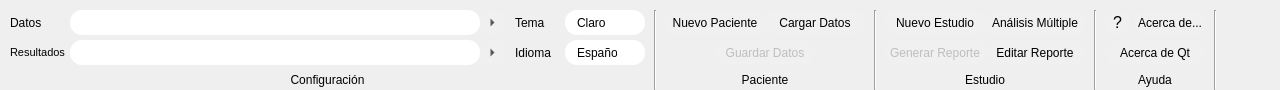
   <widget class="QFrame" name="frame">
    <property name="geometry">
     <rect>
      <x>0</x>
      <y>0</y>
      <width>1280</width>
      <height>90</height>
     </rect>
    </property>
    <property name="minimumSize">
     <size>
      <width>0</width>
      <height>90</height>
     </size>
    </property>
    <property name="maximumSize">
     <size>
      <width>16777215</width>
      <height>90</height>
     </size>
    </property>
    <widget class="Line" name="line">
     <property name="geometry">
      <rect>
       <x>645</x>
       <y>10</y>
       <width>20</width>
       <height>80</height>
      </rect>
     </property>
     <property name="minimumSize">
      <size>
       <width>20</width>
       <height>80</height>
      </size>
     </property>
     <property name="maximumSize">
      <size>
       <width>20</width>
       <height>80</height>
      </size>
     </property>
     <property name="orientation">
      <enum>Qt::Vertical</enum>
     </property>
    </widget>
    <widget class="QToolButton" name="btnGenerarReporte">
     <property name="enabled">
      <bool>false</bool>
     </property>
     <property name="geometry">
      <rect>
       <x>885</x>
       <y>40</y>
       <width>100</width>
       <height>25</height>
      </rect>
     </property>
     <property name="minimumSize">
      <size>
       <width>100</width>
       <height>25</height>
      </size>
     </property>
     <property name="maximumSize">
      <size>
       <width>100</width>
       <height>25</height>
      </size>
     </property>
     <property name="toolTip">
      <string>Generar reporte de los resultados</string>
     </property>
     <property name="styleSheet">
      <string notr="true">QToolButton {border: 0px solid; 	border-radius: 12;	background-color: rgb(240,240,240)} QToolButton:hover {border: 0px solid; 	border-radius: 12;	background-color: rgb(178,178,178)}</string>
     </property>
     <property name="text">
      <string>Generar Reporte</string>
     </property>
     <property name="toolButtonStyle">
      <enum>Qt::ToolButtonTextOnly</enum>
     </property>
     <property name="autoRaise">
      <bool>true</bool>
     </property>
    </widget>
    <widget class="QToolButton" name="btnAnalisis">
     <property name="geometry">
      <rect>
       <x>985</x>
       <y>10</y>
       <width>100</width>
       <height>25</height>
      </rect>
     </property>
     <property name="minimumSize">
      <size>
       <width>100</width>
       <height>25</height>
      </size>
     </property>
     <property name="maximumSize">
      <size>
       <width>100</width>
       <height>25</height>
      </size>
     </property>
     <property name="toolTip">
      <string>Análisis multiple de datos</string>
     </property>
     <property name="styleSheet">
      <string notr="true">QToolButton {border: 0px solid; 	border-radius: 12;	background-color: rgb(240,240,240)} QToolButton:hover {border: 0px solid; 	border-radius: 12;	background-color: rgb(178,178,178)}</string>
     </property>
     <property name="text">
      <string>Análisis Múltiple</string>
     </property>
     <property name="toolButtonStyle">
      <enum>Qt::ToolButtonTextOnly</enum>
     </property>
     <property name="autoRaise">
      <bool>true</bool>
     </property>
    </widget>
    <widget class="QLabel" name="estudioMenuLabel">
     <property name="geometry">
      <rect>
       <x>885</x>
       <y>70</y>
       <width>200</width>
       <height>20</height>
      </rect>
     </property>
     <property name="minimumSize">
      <size>
       <width>200</width>
       <height>20</height>
      </size>
     </property>
     <property name="maximumSize">
      <size>
       <width>200</width>
       <height>20</height>
      </size>
     </property>
     <property name="text">
      <string>Estudio</string>
     </property>
     <property name="alignment">
      <set>Qt::AlignCenter</set>
     </property>
    </widget>
    <widget class="QLabel" name="pacienteMenuLabel">
     <property name="geometry">
      <rect>
       <x>665</x>
       <y>70</y>
       <width>200</width>
       <height>20</height>
      </rect>
     </property>
     <property name="minimumSize">
      <size>
       <width>200</width>
       <height>20</height>
      </size>
     </property>
     <property name="maximumSize">
      <size>
       <width>200</width>
       <height>20</height>
      </size>
     </property>
     <property name="toolTip">
      <string notr="true"/>
     </property>
     <property name="text">
      <string>Paciente</string>
     </property>
     <property name="alignment">
      <set>Qt::AlignCenter</set>
     </property>
    </widget>
    <widget class="QToolButton" name="btnNuevoEstudio">
     <property name="geometry">
      <rect>
       <x>885</x>
       <y>10</y>
       <width>100</width>
       <height>25</height>
      </rect>
     </property>
     <property name="minimumSize">
      <size>
       <width>100</width>
       <height>25</height>
      </size>
     </property>
     <property name="maximumSize">
      <size>
       <width>100</width>
       <height>25</height>
      </size>
     </property>
     <property name="toolTip">
      <string>Agregar un nuevo estudio del paciente</string>
     </property>
     <property name="styleSheet">
      <string notr="true">QToolButton {border: 0px solid; 	border-radius: 12;	background-color: rgb(240,240,240)} QToolButton:hover {border: 0px solid; 	border-radius: 12;	background-color: rgb(178,178,178)}</string>
     </property>
     <property name="text">
      <string>Nuevo Estudio</string>
     </property>
     <property name="toolButtonStyle">
      <enum>Qt::ToolButtonTextOnly</enum>
     </property>
     <property name="autoRaise">
      <bool>true</bool>
     </property>
    </widget>
    <widget class="Line" name="line_5">
     <property name="geometry">
      <rect>
       <x>1085</x>
       <y>10</y>
       <width>20</width>
       <height>80</height>
      </rect>
     </property>
     <property name="minimumSize">
      <size>
       <width>20</width>
       <height>80</height>
      </size>
     </property>
     <property name="maximumSize">
      <size>
       <width>20</width>
       <height>80</height>
      </size>
     </property>
     <property name="orientation">
      <enum>Qt::Vertical</enum>
     </property>
    </widget>
    <widget class="QLabel" name="ayudaMenuLabel">
     <property name="geometry">
      <rect>
       <x>1105</x>
       <y>70</y>
       <width>100</width>
       <height>20</height>
      </rect>
     </property>
     <property name="minimumSize">
      <size>
       <width>100</width>
       <height>20</height>
      </size>
     </property>
     <property name="maximumSize">
      <size>
       <width>100</width>
       <height>20</height>
      </size>
     </property>
     <property name="text">
      <string>Ayuda</string>
     </property>
     <property name="alignment">
      <set>Qt::AlignCenter</set>
     </property>
    </widget>
    <widget class="QToolButton" name="manualButton">
     <property name="geometry">
      <rect>
       <x>1105</x>
       <y>10</y>
       <width>25</width>
       <height>25</height>
      </rect>
     </property>
     <property name="minimumSize">
      <size>
       <width>25</width>
       <height>25</height>
      </size>
     </property>
     <property name="maximumSize">
      <size>
       <width>25</width>
       <height>25</height>
      </size>
     </property>
     <property name="font">
      <font>
       <pointsize>12</pointsize>
       <weight>50</weight>
       <bold>false</bold>
      </font>
     </property>
     <property name="toolTip">
      <string>Manual de Usuario</string>
     </property>
     <property name="styleSheet">
      <string notr="true">QToolButton {border: 0px solid; 	border-radius: 12;	background-color: rgb(240,240,240)} QToolButton:hover {border: 0px solid; 	border-radius: 12;	background-color: rgb(178,178,178)}</string>
     </property>
     <property name="text">
      <string notr="true">?</string>
     </property>
     <property name="autoRaise">
      <bool>true</bool>
     </property>
    </widget>
    <widget class="QComboBox" name="languageComboBox">
     <property name="geometry">
      <rect>
       <x>565</x>
       <y>40</y>
       <width>80</width>
       <height>25</height>
      </rect>
     </property>
     <property name="minimumSize">
      <size>
       <width>80</width>
       <height>25</height>
      </size>
     </property>
     <property name="maximumSize">
      <size>
       <width>80</width>
       <height>25</height>
      </size>
     </property>
     <property name="toolTip">
      <string>Idioma de la aplicación</string>
     </property>
     <property name="styleSheet">
      <string notr="true">QComboBox {border: 0px solid; 	border-radius: 12;	background-color: white; padding: 0 12 0 12} QComboBox::drop-down { border-color: rgb(255, 255, 255);} QComboBox::down-arrow {image: url(:/imagenes/Imagenes/DownTriangle.png);}</string>
     </property>
     <property name="currentIndex">
      <number>0</number>
     </property>
     <property name="maxVisibleItems">
      <number>2</number>
     </property>
     <property name="maxCount">
      <number>2</number>
     </property>
     <property name="sizeAdjustPolicy">
      <enum>QComboBox::AdjustToMinimumContentsLength</enum>
     </property>
     <property name="frame">
      <bool>false</bool>
     </property>
     <item>
      <property name="text">
       <string>Español</string>
      </property>
     </item>
     <item>
      <property name="text">
       <string>Inglés</string>
      </property>
     </item>
    </widget>
    <widget class="QToolButton" name="aboutButton">
     <property name="geometry">
      <rect>
       <x>1135</x>
       <y>10</y>
       <width>70</width>
       <height>25</height>
      </rect>
     </property>
     <property name="minimumSize">
      <size>
       <width>70</width>
       <height>25</height>
      </size>
     </property>
     <property name="maximumSize">
      <size>
       <width>70</width>
       <height>25</height>
      </size>
     </property>
     <property name="toolTip">
      <string>Acerca de...</string>
     </property>
     <property name="styleSheet">
      <string notr="true">QToolButton {border: 0px solid; 	border-radius: 12;	background-color: rgb(240,240,240)} QToolButton:hover {border: 0px solid; 	border-radius: 12;	background-color: rgb(178,178,178)}</string>
     </property>
     <property name="text">
      <string>Acerca de...</string>
     </property>
     <property name="toolButtonStyle">
      <enum>Qt::ToolButtonTextOnly</enum>
     </property>
     <property name="autoRaise">
      <bool>true</bool>
     </property>
    </widget>
    <widget class="QToolButton" name="aboutQtButton">
     <property name="geometry">
      <rect>
       <x>1105</x>
       <y>40</y>
       <width>100</width>
       <height>25</height>
      </rect>
     </property>
     <property name="minimumSize">
      <size>
       <width>100</width>
       <height>25</height>
      </size>
     </property>
     <property name="maximumSize">
      <size>
       <width>100</width>
       <height>25</height>
      </size>
     </property>
     <property name="toolTip">
      <string>Acerca de Qt</string>
     </property>
     <property name="styleSheet">
      <string notr="true">QToolButton {border: 0px solid; 	border-radius: 12;	background-color: rgb(240,240,240)} QToolButton:hover {border: 0px solid; 	border-radius: 12;	background-color: rgb(178,178,178)}</string>
     </property>
     <property name="text">
      <string>Acerca de Qt</string>
     </property>
     <property name="icon">
      <iconset resource="recursos.qrc">
       <normaloff>:/imagenes/Imagenes/aboutQt.png</normaloff>:/imagenes/Imagenes/aboutQt.png</iconset>
     </property>
     <property name="iconSize">
      <size>
       <width>24</width>
       <height>24</height>
      </size>
     </property>
     <property name="toolButtonStyle">
      <enum>Qt::ToolButtonTextBesideIcon</enum>
     </property>
     <property name="autoRaise">
      <bool>true</bool>
     </property>
    </widget>
    <widget class="QLabel" name="settingsMenuLabel">
     <property name="geometry">
      <rect>
       <x>10</x>
       <y>70</y>
       <width>635</width>
       <height>20</height>
      </rect>
     </property>
     <property name="sizePolicy">
      <sizepolicy hsizetype="Preferred" vsizetype="Minimum">
       <horstretch>0</horstretch>
       <verstretch>0</verstretch>
      </sizepolicy>
     </property>
     <property name="minimumSize">
      <size>
       <width>635</width>
       <height>20</height>
      </size>
     </property>
     <property name="maximumSize">
      <size>
       <width>635</width>
       <height>20</height>
      </size>
     </property>
     <property name="text">
      <string>Configuración</string>
     </property>
     <property name="alignment">
      <set>Qt::AlignCenter</set>
     </property>
    </widget>
    <widget class="Line" name="line_6">
     <property name="geometry">
      <rect>
       <x>1205</x>
       <y>10</y>
       <width>20</width>
       <height>80</height>
      </rect>
     </property>
     <property name="minimumSize">
      <size>
       <width>20</width>
       <height>80</height>
      </size>
     </property>
     <property name="maximumSize">
      <size>
       <width>20</width>
       <height>80</height>
      </size>
     </property>
     <property name="orientation">
      <enum>Qt::Vertical</enum>
     </property>
    </widget>
    <widget class="QLabel" name="languageLabel">
     <property name="geometry">
      <rect>
       <x>515</x>
       <y>40</y>
       <width>50</width>
       <height>25</height>
      </rect>
     </property>
     <property name="minimumSize">
      <size>
       <width>50</width>
       <height>25</height>
      </size>
     </property>
     <property name="maximumSize">
      <size>
       <width>50</width>
       <height>25</height>
      </size>
     </property>
     <property name="toolTip">
      <string notr="true"/>
     </property>
     <property name="text">
      <string>Idioma</string>
     </property>
    </widget>
    <widget class="QLabel" name="temaLabel">
     <property name="geometry">
      <rect>
       <x>515</x>
       <y>10</y>
       <width>50</width>
       <height>25</height>
      </rect>
     </property>
     <property name="minimumSize">
      <size>
       <width>50</width>
       <height>25</height>
      </size>
     </property>
     <property name="maximumSize">
      <size>
       <width>50</width>
       <height>25</height>
      </size>
     </property>
     <property name="toolTip">
      <string notr="true"/>
     </property>
     <property name="text">
      <string>Tema</string>
     </property>
    </widget>
    <widget class="QComboBox" name="temaComboBox">
     <property name="geometry">
      <rect>
       <x>565</x>
       <y>10</y>
       <width>80</width>
       <height>25</height>
      </rect>
     </property>
     <property name="minimumSize">
      <size>
       <width>80</width>
       <height>25</height>
      </size>
     </property>
     <property name="maximumSize">
      <size>
       <width>80</width>
       <height>25</height>
      </size>
     </property>
     <property name="toolTip">
      <string>Tema de la aplicación</string>
     </property>
     <property name="styleSheet">
      <string notr="true">QComboBox {border: 0px solid; 	border-radius: 12;	background-color: white; padding: 0 12 0 12} QComboBox::drop-down { border-color: rgb(255, 255, 255);} QComboBox::down-arrow {image: url(:/imagenes/Imagenes/DownTriangle.png);}</string>
     </property>
     <property name="currentIndex">
      <number>0</number>
     </property>
     <property name="maxVisibleItems">
      <number>2</number>
     </property>
     <property name="maxCount">
      <number>2</number>
     </property>
     <property name="sizeAdjustPolicy">
      <enum>QComboBox::AdjustToMinimumContentsLength</enum>
     </property>
     <property name="frame">
      <bool>false</bool>
     </property>
     <item>
      <property name="text">
       <string>Claro</string>
      </property>
     </item>
     <item>
      <property name="text">
       <string>Oscuro</string>
      </property>
     </item>
    </widget>
    <widget class="QToolButton" name="btnCargar">
     <property name="geometry">
      <rect>
       <x>765</x>
       <y>10</y>
       <width>100</width>
       <height>25</height>
      </rect>
     </property>
     <property name="minimumSize">
      <size>
       <width>100</width>
       <height>25</height>
      </size>
     </property>
     <property name="maximumSize">
      <size>
       <width>100</width>
       <height>25</height>
      </size>
     </property>
     <property name="toolTip">
      <string>Cargar datos del paciente</string>
     </property>
     <property name="styleSheet">
      <string notr="true">QToolButton {border: 0px solid; 	border-radius: 12;	background-color: rgb(240,240,240)} QToolButton:hover {border: 0px solid; 	border-radius: 12;	background-color: rgb(178,178,178)}</string>
     </property>
     <property name="text">
      <string>Cargar Datos</string>
     </property>
     <property name="toolButtonStyle">
      <enum>Qt::ToolButtonTextOnly</enum>
     </property>
     <property name="autoRaise">
      <bool>true</bool>
     </property>
    </widget>
    <widget class="QToolButton" name="btnNuevo">
     <property name="geometry">
      <rect>
       <x>665</x>
       <y>10</y>
       <width>100</width>
       <height>25</height>
      </rect>
     </property>
     <property name="minimumSize">
      <size>
       <width>100</width>
       <height>25</height>
      </size>
     </property>
     <property name="maximumSize">
      <size>
       <width>100</width>
       <height>25</height>
      </size>
     </property>
     <property name="toolTip">
      <string>Nuevos datos del paciente</string>
     </property>
     <property name="styleSheet">
      <string notr="true">QToolButton {border: 0px solid; 	border-radius: 12;	background-color: rgb(240,240,240)} QToolButton:hover {border: 0px solid; 	border-radius: 12;	background-color: rgb(178,178,178)}</string>
     </property>
     <property name="text">
      <string>Nuevo Paciente</string>
     </property>
     <property name="toolButtonStyle">
      <enum>Qt::ToolButtonTextOnly</enum>
     </property>
     <property name="autoRaise">
      <bool>true</bool>
     </property>
    </widget>
    <widget class="QToolButton" name="btnGuardar">
     <property name="enabled">
      <bool>false</bool>
     </property>
     <property name="geometry">
      <rect>
       <x>715</x>
       <y>40</y>
       <width>100</width>
       <height>25</height>
      </rect>
     </property>
     <property name="minimumSize">
      <size>
       <width>100</width>
       <height>25</height>
      </size>
     </property>
     <property name="maximumSize">
      <size>
       <width>100</width>
       <height>25</height>
      </size>
     </property>
     <property name="toolTip">
      <string>Guardar datos del paciente</string>
     </property>
     <property name="styleSheet">
      <string notr="true">QToolButton {border: 0px solid; 	border-radius: 12;	background-color: rgb(240,240,240)} QToolButton:hover {border: 0px solid; 	border-radius: 12;	background-color: rgb(178,178,178)}</string>
     </property>
     <property name="text">
      <string>Guardar Datos</string>
     </property>
     <property name="toolButtonStyle">
      <enum>Qt::ToolButtonTextOnly</enum>
     </property>
     <property name="autoRaise">
      <bool>true</bool>
     </property>
    </widget>
    <widget class="Line" name="line_7">
     <property name="geometry">
      <rect>
       <x>865</x>
       <y>10</y>
       <width>20</width>
       <height>80</height>
      </rect>
     </property>
     <property name="minimumSize">
      <size>
       <width>20</width>
       <height>80</height>
      </size>
     </property>
     <property name="maximumSize">
      <size>
       <width>20</width>
       <height>80</height>
      </size>
     </property>
     <property name="orientation">
      <enum>Qt::Vertical</enum>
     </property>
    </widget>
    <widget class="QToolButton" name="btnResultsFolderPath">
     <property name="geometry">
      <rect>
       <x>480</x>
       <y>40</y>
       <width>25</width>
       <height>25</height>
      </rect>
     </property>
     <property name="minimumSize">
      <size>
       <width>25</width>
       <height>25</height>
      </size>
     </property>
     <property name="maximumSize">
      <size>
       <width>25</width>
       <height>25</height>
      </size>
     </property>
     <property name="toolTip">
      <string notr="true"/>
     </property>
     <property name="styleSheet">
      <string notr="true">QToolButton {border: 0px solid; 	border-radius: 12;	background-color: rgb(240,240,240)} QToolButton:hover {border: 0px solid; 	border-radius: 12;	background-color: rgb(178,178,178)}</string>
     </property>
     <property name="text">
      <string notr="true"/>
     </property>
     <property name="autoRaise">
      <bool>true</bool>
     </property>
     <property name="arrowType">
      <enum>Qt::RightArrow</enum>
     </property>
    </widget>
    <widget class="QLabel" name="lblDatosFolderPath">
     <property name="geometry">
      <rect>
       <x>70</x>
       <y>10</y>
       <width>410</width>
       <height>25</height>
      </rect>
     </property>
     <property name="minimumSize">
      <size>
       <width>410</width>
       <height>25</height>
      </size>
     </property>
     <property name="maximumSize">
      <size>
       <width>410</width>
       <height>25</height>
      </size>
     </property>
     <property name="toolTip">
      <string notr="true"/>
     </property>
     <property name="styleSheet">
      <string notr="true">QLabel { border-radius:12px; background-color: white; padding: 0 15 0 15 }</string>
     </property>
     <property name="text">
      <string notr="true"/>
     </property>
    </widget>
    <widget class="QLabel" name="lblResultsFolderPath">
     <property name="geometry">
      <rect>
       <x>70</x>
       <y>40</y>
       <width>410</width>
       <height>25</height>
      </rect>
     </property>
     <property name="minimumSize">
      <size>
       <width>410</width>
       <height>25</height>
      </size>
     </property>
     <property name="maximumSize">
      <size>
       <width>410</width>
       <height>25</height>
      </size>
     </property>
     <property name="toolTip">
      <string notr="true"/>
     </property>
     <property name="styleSheet">
      <string notr="true">QLabel { border-radius:12px; background-color: white; padding: 0 15 0 15 }</string>
     </property>
     <property name="text">
      <string notr="true"/>
     </property>
    </widget>
    <widget class="QLabel" name="lblDatosFolder">
     <property name="geometry">
      <rect>
       <x>10</x>
       <y>10</y>
       <width>60</width>
       <height>25</height>
      </rect>
     </property>
     <property name="minimumSize">
      <size>
       <width>60</width>
       <height>25</height>
      </size>
     </property>
     <property name="maximumSize">
      <size>
       <width>60</width>
       <height>25</height>
      </size>
     </property>
     <property name="toolTip">
      <string notr="true"/>
     </property>
     <property name="text">
      <string>Datos</string>
     </property>
    </widget>
    <widget class="QToolButton" name="btnDatosFolderPath">
     <property name="geometry">
      <rect>
       <x>480</x>
       <y>10</y>
       <width>25</width>
       <height>25</height>
      </rect>
     </property>
     <property name="minimumSize">
      <size>
       <width>25</width>
       <height>25</height>
      </size>
     </property>
     <property name="maximumSize">
      <size>
       <width>25</width>
       <height>25</height>
      </size>
     </property>
     <property name="toolTip">
      <string notr="true"/>
     </property>
     <property name="styleSheet">
      <string notr="true">QToolButton {border: 0px solid; 	border-radius: 12;	background-color: rgb(240,240,240)} QToolButton:hover {border: 0px solid; 	border-radius: 12;	background-color: rgb(178,178,178)}</string>
     </property>
     <property name="text">
      <string notr="true"/>
     </property>
     <property name="autoRaise">
      <bool>true</bool>
     </property>
     <property name="arrowType">
      <enum>Qt::RightArrow</enum>
     </property>
    </widget>
    <widget class="QLabel" name="lblResultsFolder">
     <property name="geometry">
      <rect>
       <x>10</x>
       <y>40</y>
       <width>60</width>
       <height>25</height>
      </rect>
     </property>
     <property name="minimumSize">
      <size>
       <width>60</width>
       <height>0</height>
      </size>
     </property>
     <property name="maximumSize">
      <size>
       <width>60</width>
       <height>25</height>
      </size>
     </property>
     <property name="font">
      <font>
       <pointsize>8</pointsize>
      </font>
     </property>
     <property name="toolTip">
      <string notr="true"/>
     </property>
     <property name="text">
      <string>Resultados</string>
     </property>
    </widget>
    <widget class="QToolButton" name="btnEditarReporte">
     <property name="geometry">
      <rect>
       <x>985</x>
       <y>40</y>
       <width>100</width>
       <height>25</height>
      </rect>
     </property>
     <property name="minimumSize">
      <size>
       <width>100</width>
       <height>25</height>
      </size>
     </property>
     <property name="maximumSize">
      <size>
       <width>100</width>
       <height>25</height>
      </size>
     </property>
     <property name="toolTip">
      <string>Permite rediseñar el  reporte</string>
     </property>
     <property name="styleSheet">
      <string notr="true">QToolButton {border: 0px solid; 	border-radius: 12;	background-color: rgb(240,240,240)} QToolButton:hover {border: 0px solid; 	border-radius: 12;	background-color: rgb(178,178,178)}</string>
     </property>
     <property name="text">
      <string>Editar Reporte</string>
     </property>
     <property name="toolButtonStyle">
      <enum>Qt::ToolButtonTextOnly</enum>
     </property>
     <property name="autoRaise">
      <bool>true</bool>
     </property>
    </widget>
   </widget>
